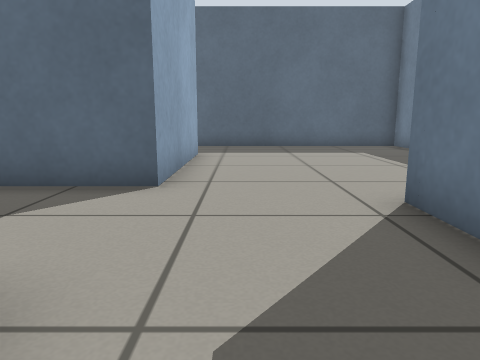
View 1 (above)

13 first-person views from a walk through a Gazebo world. The camera is 0.5 m above the floor, tilts 10° down and sees 70° across. The floor is counted in squares, 0.5 m on a side. Each view is taken from the middle of a square. On the plan, view 1 faces up. The plan holds only what a view shows up to about 13 squares ahead; the rest is blank.

View 2
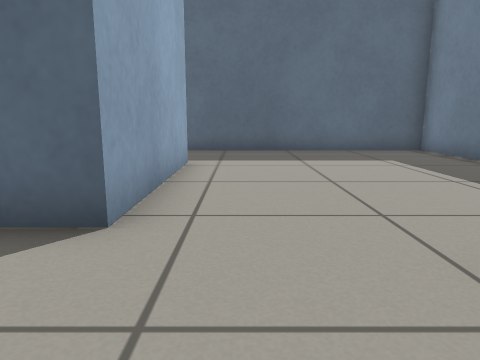

View 3
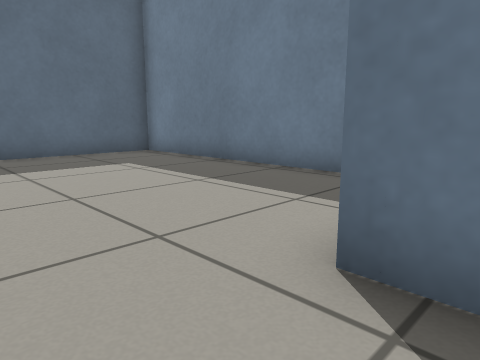

View 4
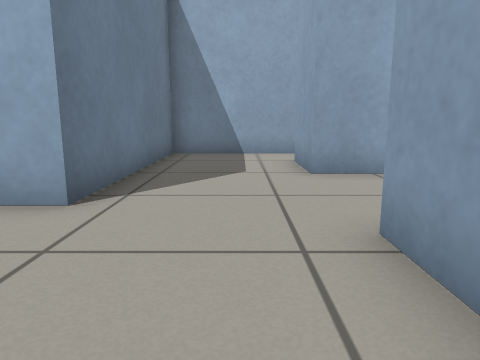

View 5
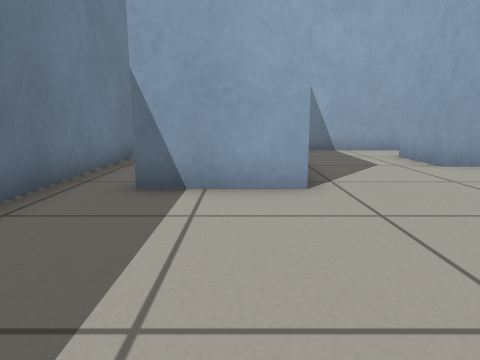

View 6
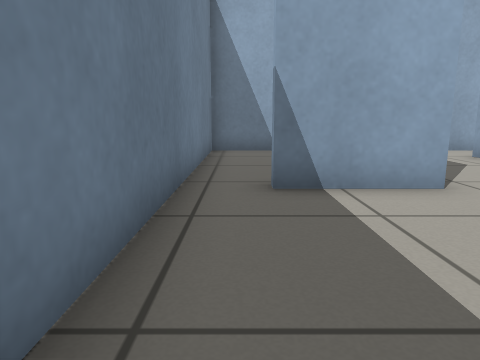

View 7
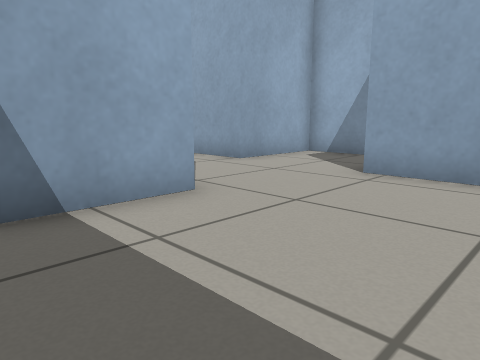

View 8
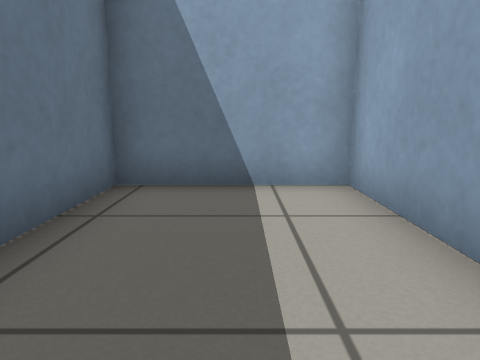

View 9
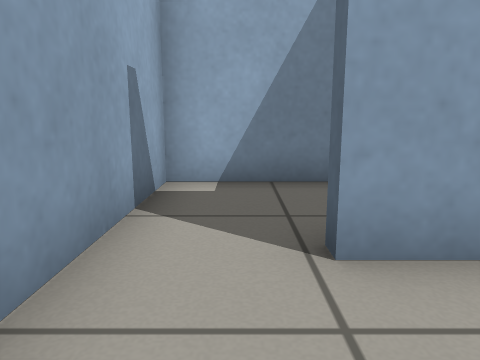

View 10
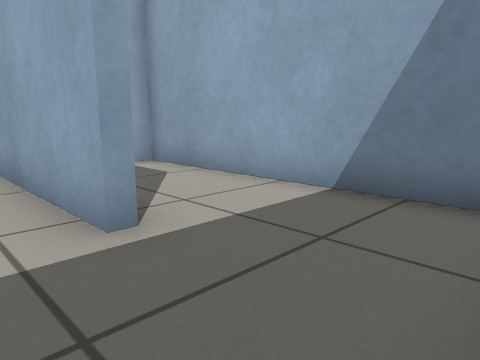

View 11
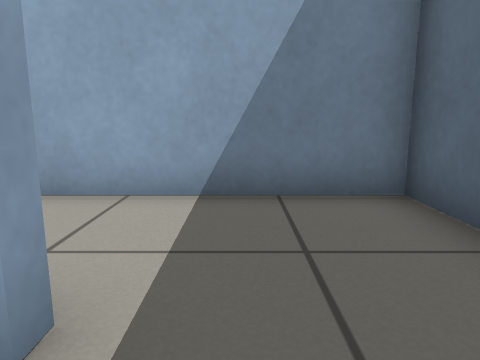

View 12
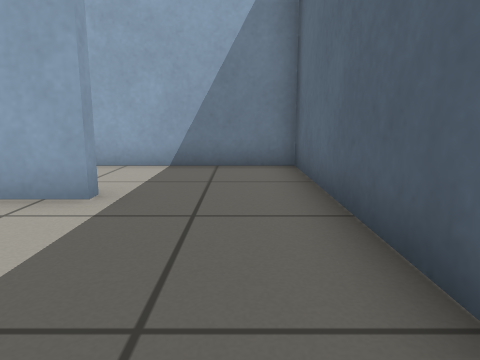

View 13
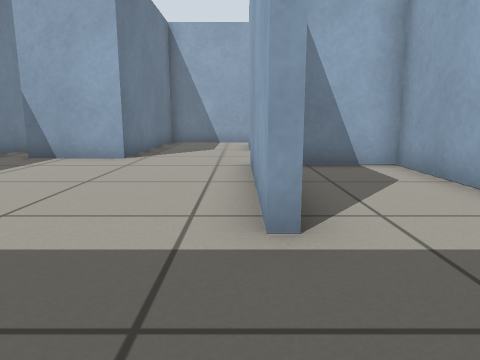

### Floor plan
Points are (right, up) in squares from view 1. A wall is a line through its corners. A room is listed if a view was taken in it or the views show most of it. See-through windows are left out.
Room 1 (views 1, 9)
walls: (-1.2, 1.7) (-1.2, -0.3) (-1.7, -0.3); (-4.5, 0.5) (-4.5, -2.2) (2, -2.2) (2, 1.4)
ways out: opening at (0, 0.5) to room 2
Room 2 (views 2, 3, 4, 5, 6, 7, 10, 11, 12, 13)
walls: (-1.6, 10.1) (-1.2, 10.1) (-1.2, 5.1) (-3.6, 5.1); (5.9, 3.5) (5.9, 13.2) (-1.5, 13.2); (2, 1.4) (2, 4.1) (4.6, 4.1); (-4.5, 3.6) (-4.5, 1.7) (-1.2, 1.7)
ways out: opening at (0, 0.5) to room 1; opening at (5, 4) to room 3; opening at (-2, 12) to room 4
Room 3 (view 8)
walls: (2.3, 0.8) (2.3, -2.2) (5.9, -2.2) (5.9, 3.5)
ways out: opening at (5, 4) to room 2
Room 4 (no view inside)
walls: (-1.5, 13.2) (-4.5, 13.2) (-4.5, 5.4) (-2.4, 5.4)
ways out: opening at (-2, 12) to room 2

Positions as (right, up) in squares from view 1, and headings:
1: (0, 0), facing up
2: (0, 2), facing up
3: (0, 3), facing up-right
4: (0, 8), facing down
5: (3, 9), facing down
6: (5, 9), facing down
7: (5, 8), facing down-left
8: (4, 3), facing down
9: (1, -1), facing left
10: (0, 13), facing down-left
11: (0, 11), facing left
12: (3, 12), facing left
13: (-1, 13), facing down
